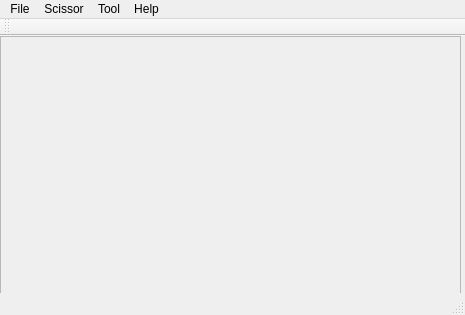
<?xml version="1.0" encoding="UTF-8"?>
<ui version="4.0">
 <class>MainWindow</class>
 <widget class="QMainWindow" name="MainWindow">
  <property name="geometry">
   <rect>
    <x>0</x>
    <y>0</y>
    <width>465</width>
    <height>315</height>
   </rect>
  </property>
  <property name="windowTitle">
   <string>MainWindow</string>
  </property>
  <widget class="QWidget" name="centralWidget">
   <widget class="QScrollArea" name="scrollArea">
    <property name="geometry">
     <rect>
      <x>0</x>
      <y>0</y>
      <width>461</width>
      <height>281</height>
     </rect>
    </property>
    <property name="widgetResizable">
     <bool>true</bool>
    </property>
    <widget class="QWidget" name="scrollAreaWidgetContents">
     <property name="geometry">
      <rect>
       <x>0</x>
       <y>0</y>
       <width>459</width>
       <height>279</height>
      </rect>
     </property>
     <widget class="QLabel" name="label">
      <property name="geometry">
       <rect>
        <x>0</x>
        <y>0</y>
        <width>461</width>
        <height>281</height>
       </rect>
      </property>
      <property name="text">
       <string/>
      </property>
     </widget>
    </widget>
   </widget>
  </widget>
  <widget class="QMenuBar" name="menuBar">
   <property name="geometry">
    <rect>
     <x>0</x>
     <y>0</y>
     <width>465</width>
     <height>17</height>
    </rect>
   </property>
   <widget class="QMenu" name="menufile">
    <property name="title">
     <string>File</string>
    </property>
    <addaction name="actionOpen"/>
    <addaction name="actionSave_Contour"/>
    <addaction name="actionSave_Mask"/>
    <addaction name="actionExit"/>
   </widget>
   <widget class="QMenu" name="menuScissor">
    <property name="title">
     <string>Scissor</string>
    </property>
    <addaction name="actionScissor"/>
    <addaction name="actionDisplay_Contour"/>
    <addaction name="actionReset_Contour"/>
    <addaction name="actionFinish_Contour"/>
    <addaction name="separator"/>
    <addaction name="actionPixel_Node"/>
    <addaction name="actionCost_Graph"/>
    <addaction name="actionPath_Tree"/>
    <addaction name="actionMin_Path"/>
   </widget>
   <widget class="QMenu" name="menuTool">
    <property name="title">
     <string>Tool</string>
    </property>
    <addaction name="actionZoom_In"/>
    <addaction name="actionZoom_Out"/>
   </widget>
   <widget class="QMenu" name="menuHelp">
    <property name="title">
     <string>Help</string>
    </property>
    <addaction name="actionHelp"/>
   </widget>
   <addaction name="menufile"/>
   <addaction name="menuScissor"/>
   <addaction name="menuTool"/>
   <addaction name="menuHelp"/>
  </widget>
  <widget class="QToolBar" name="mainToolBar">
   <attribute name="toolBarArea">
    <enum>TopToolBarArea</enum>
   </attribute>
   <attribute name="toolBarBreak">
    <bool>false</bool>
   </attribute>
  </widget>
  <widget class="QStatusBar" name="statusBar"/>
  <action name="actionOpen">
   <property name="text">
    <string>Open</string>
   </property>
   <property name="shortcut">
    <string>Ctrl+O</string>
   </property>
  </action>
  <action name="actionSave_Contour">
   <property name="text">
    <string>Save Contour</string>
   </property>
  </action>
  <action name="actionSave_Mask">
   <property name="text">
    <string>Save Mask</string>
   </property>
  </action>
  <action name="actionExit">
   <property name="text">
    <string>Exit</string>
   </property>
  </action>
  <action name="actionZoom_In">
   <property name="text">
    <string>Zoom In</string>
   </property>
   <property name="shortcut">
    <string>Ctrl+=</string>
   </property>
  </action>
  <action name="actionZoom_Out">
   <property name="text">
    <string>Zoom Out</string>
   </property>
   <property name="shortcut">
    <string>Ctrl+-</string>
   </property>
  </action>
  <action name="actionHelp">
   <property name="text">
    <string>Help</string>
   </property>
  </action>
  <action name="actionScissor">
   <property name="checkable">
    <bool>true</bool>
   </property>
   <property name="text">
    <string>Scissor</string>
   </property>
  </action>
  <action name="actionDisplay_Contour">
   <property name="checkable">
    <bool>true</bool>
   </property>
   <property name="text">
    <string>Display Contour</string>
   </property>
  </action>
  <action name="actionReset_Contour">
   <property name="text">
    <string>Reset Contour</string>
   </property>
  </action>
  <action name="actionPixel_Node">
   <property name="text">
    <string>Pixel Node</string>
   </property>
  </action>
  <action name="actionCost_Graph">
   <property name="text">
    <string>Cost Graph</string>
   </property>
  </action>
  <action name="actionPath_Tree">
   <property name="text">
    <string>Path Tree</string>
   </property>
  </action>
  <action name="actionMin_Path">
   <property name="text">
    <string>Min Path</string>
   </property>
  </action>
  <action name="actionFinish_Contour">
   <property name="text">
    <string>Finish Contour</string>
   </property>
  </action>
 </widget>
 <layoutdefault spacing="6" margin="11"/>
 <resources/>
 <connections/>
</ui>
